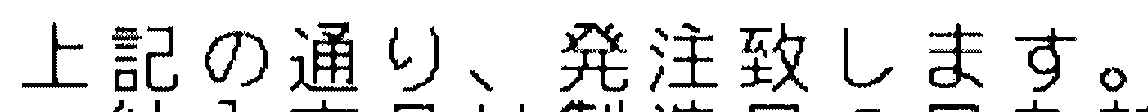
#> input picture CV2/test_image/1_A000100002001_49.png, 1148 x 112 px, found by its file name
$ python my_main.py
#> lines starting #> are read from the running program, lines starting #| are printed output that depends on the picture; after the words box and inside, x2 and y2 are one past the last pixel; in counts of white or black regions, pixels touching at a corner belong together
#> further down, img is the input picture: shape (112, 1148, 3); 88.6% white; 46 black regions (2 under 20 px), largest, box (x1, y1, x2, y2) and area: (560, 23, 628, 92) 1508, (313, 22, 353, 85) 1251, (929, 23, 983, 88) 1017
import cv2 as cv
import numpy as np


def process_image(img):
    '''
    process an image and return the same image with letter dectection using contour
    Input: a Matlike image
    Output: a MatLike image with rectangle
    '''
    gray_image = cv.cvtColor(img, cv.COLOR_BGR2GRAY)
    threshold, thresh_img = cv.threshold(gray_image, 128, 255, cv.THRESH_BINARY)
    kernel = np.zeros((5, 5), np.uint8)
    dilate = cv.dilate(thresh_img, kernel, iterations=1)
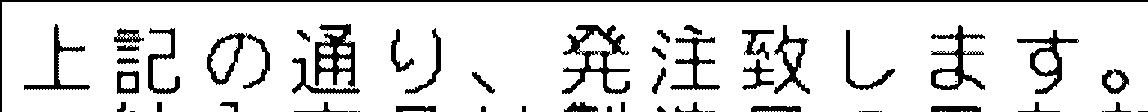
#> dilate: shape (112, 1148); 87.1% white; 55 black regions (11 under 20 px), largest, box (x1, y1, x2, y2) and area: (0, 0, 1148, 112) 2516, (562, 25, 630, 94) 1508, (315, 24, 355, 87) 1251
    canny = cv.Canny(thresh_img, 144, 175)
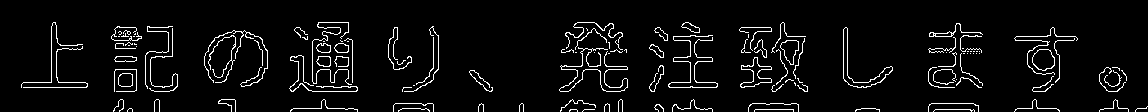
#> canny: shape (112, 1148); 5.1% white in thin lines or dots, all inside (x1, y1, x2, y2) = (21, 22, 1148, 112)
    kernel = np.ones((5, 5), np.uint8)
    gradient = cv.morphologyEx(canny, cv.MORPH_GRADIENT, kernel)
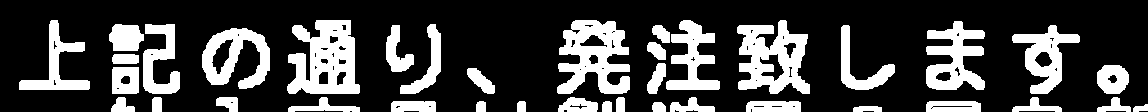
#> gradient: shape (112, 1148); 25.4% white; 38 white regions

    # Find contours in the binary mask
    contours, _ = cv.findContours(gradient, cv.RETR_EXTERNAL, cv.CHAIN_APPROX_SIMPLE)
#> contours = 38 contours; largest, box (x1, y1, x2, y2) and area: (287, 20, 360, 94) 3805, (737, 20, 810, 94) 3460, (557, 20, 630, 94) 3403, (202, 28, 270, 89) 2391, (926, 21, 985, 90) 2290
    gradient = cv.cvtColor(gradient, cv.COLOR_GRAY2BGR)
#> gradient: shape (112, 1148, 3); 25.4% white; 38 white regions, largest, box (x1, y1, x2, y2) and area: (287, 20, 360, 94) 3656, (557, 20, 630, 94) 3325, (737, 20, 810, 94) 3260

    height, width = gradient.shape[:2]
#> height = 112; width = 1148
    bounding_rects = [cv.boundingRect(contour) for contour in contours]
#> bounding_rects = 38 items, first 6: (853, 106, 29, 6), (1133, 104, 15, 8), (652, 102, 14, 10), (926, 101, 55, 11), (746, 101, 55, 11), (602, 101, 10, 11)

    # A function to check if two rectangles overlap
    def rectangles_overlap(rect1, rect2):
        return (
            rect1[0] < rect2[0] + rect2[2]  and
            rect1[0] + rect1[2] > rect2[0] and
            rect1[1] < rect2[1] + rect2[3]  and
            rect1[1] + rect1[3]  > rect2[1]
        )

    def merge_overlapping_rectangles(rectangles):
        merged_rectangles = []
        mark_for_deletion = []

        for i in range(len(rectangles)):
            for j in range(i + 1, len(rectangles)):
                if rectangles_overlap(rectangles[i], rectangles[j]):
                    # Calculate the new bounding rectangle that includes both rectangles
                    new_x = min(rectangles[i][0], rectangles[j][0])
                    new_y = min(rectangles[i][1], rectangles[j][1])
                    new_w = max(rectangles[i][0] + rectangles[i][2], rectangles[j][0] + rectangles[j][2]) - new_x
                    new_h = max(rectangles[i][1] + rectangles[i][3], rectangles[j][1] + rectangles[j][3]) - new_y

                    # Add the merged rectangle to the list
                    merged_rectangles.append((new_x, new_y, new_w, new_h))
                    mark_for_deletion.append(rectangles[i])
                    mark_for_deletion.append(rectangles[j])
#> this loop made 38 passes
#> after the loop, mark_for_deletion = [(647, 42, 19, 18), (652, 25, 18, 18), (652, 25, 18, 18), (666, 20, 54, 70), (386, 25, 28, 47), (400, 24, 41, 70), (143, 24, 37, 70), (109, 24, 35, 27)]; merged_rectangles = [(647, 25, 23, 35), (652, 20, 68, 70), (386, 24, 55, 70), (109, 24, 71, 70)]


        # Remove rectangles marked for deletion
        rectangles = [rect for rect in rectangles if rect not in mark_for_deletion]
#> rectangles = 31 items, first 6: (853, 106, 29, 6), (1133, 104, 15, 8), (652, 102, 14, 10), (926, 101, 55, 11), (746, 101, 55, 11), (602, 101, 10, 11)

        # Add the newly created rectangles
        rectangles.extend(merged_rectangles)

        # Check if any further merging is needed
        if len(merged_rectangles) >0:
            return merge_overlapping_rectangles(rectangles)
#> the loop in merge_overlapping_rectangles (call 2), `for i in range(len(rectangles)):` made 35 passes
        else: return rectangles


# Call the recursive function
    final_rectangles = merge_overlapping_rectangles(bounding_rects)
#> final_rectangles has the same summary as rectangles in merge_overlapping_rectangles

# Draw rectangles on the image
    for location in final_rectangles:
        if location[1] + location[3] != height:
            cv.rectangle(img, (location[0], location[1]), (location[0] + location[2], location[1] + location[3]), (255, 0, 0), 2)
#> this loop made 31 passes
#> location on passes 1 to 12: (853, 106, 29, 6), (1133, 104, 15, 8), (652, 102, 14, 10), (926, 101, 55, 11), (746, 101, 55, 11), (602, 101, 10, 11), (517, 101, 9, 11), (476, 101, 10, 11), (391, 101, 45, 11), (1097, 97, 34, 15), (1012, 97, 50, 15), (670, 97, 45, 15)
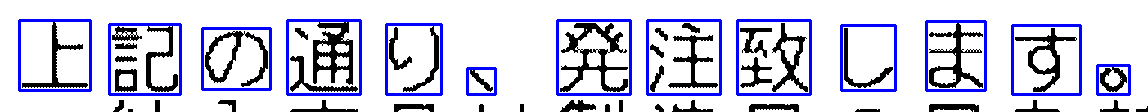
#> img: shape (112, 1148, 3); 7.53% of pixels changed, all inside (x1, y1, x2, y2) = (18, 19, 1131, 96)

    return img

# Process each image and display the result
img = cv.imread('CV2/test_image/1_A000100002001_49.png')
# img = cv.imread('CV2/test_image/1_A000100002001_50.png')
processed_image = process_image(img)
cv.imshow('Processed Image', processed_image)
cv.waitKey(0)

cv.destroyAllWindows()

$ run again, with CV2/test_image/1_A000100002001_50.png copied over CV2/test_image/1_A000100002001_49.png
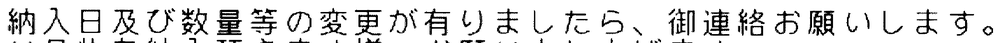
#> input picture CV2/test_image/1_A000100002001_50.png, 1000 x 43 px, shrunk from 2575 x 111 before the run, found by its file name
#> img is the input picture: shape (43, 1000, 3); min 0, max 255, mean 221.6
#> thresh_img: shape (43, 1000); 87.1% white; black in thin lines or dots, all inside (x1, y1, x2, y2) = (8, 8, 993, 43)
#> dilate: shape (43, 1000); 82.8% white; 88 black regions (42 under 20 px), largest, box (x1, y1, x2, y2) and area: (0, 0, 1000, 43) 2082, (811, 13, 836, 38) 306, (706, 11, 731, 38) 300
#> canny: shape (43, 1000); 9.4% white in thin lines or dots, all inside (x1, y1, x2, y2) = (7, 7, 993, 43)
#> in process_image, `gradient = cv.morphologyEx(canny, cv.MORPH_GRADIENT, kernel)`:
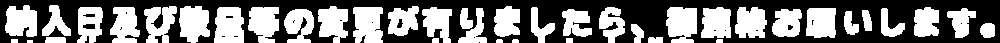
#> gradient: shape (43, 1000); 45.8% white; 40 white regions (1 under 20 px)
#> contours = 40 contours, 5 with area under 20; largest, box (x1, y1, x2, y2) and area: (214, 7, 244, 43) 905, (353, 7, 383, 43) 868, (666, 7, 697, 43) 860, (179, 6, 210, 43) 836, (248, 7, 279, 43) 796
#> bounding_rects = 40 items, first 6: (27, 40, 6, 3), (716, 39, 7, 4), (512, 39, 7, 4), (496, 39, 7, 4), (11, 39, 7, 4), (566, 38, 7, 5)
#> the loop in merge_overlapping_rectangles, `for i in range(len(rectangles)):` made 40 passes
#> after the loop in merge_overlapping_rectangles, `for i in range(len(rectangles)):`: mark_for_deletion = [(432, 38, 7, 5), (422, 7, 30, 36), (458, 8, 29, 35), (460, 8, 13, 21)]; merged_rectangles = [(422, 7, 30, 36), (458, 8, 29, 35)]
#> rectangles = 36 items, first 6: (27, 40, 6, 3), (716, 39, 7, 4), (512, 39, 7, 4), (496, 39, 7, 4), (11, 39, 7, 4), (566, 38, 7, 5)
#> the loop in merge_overlapping_rectangles (call 2), `for i in range(len(rectangles)):` made 38 passes
#> final_rectangles = 38 items, first 6: (27, 40, 6, 3), (716, 39, 7, 4), (512, 39, 7, 4), (496, 39, 7, 4), (11, 39, 7, 4), (566, 38, 7, 5)
#> the loop in process_image, `for location in final_rectangles:` made 38 passes
#> after the loop in process_image, `for location in final_rectangles:`:
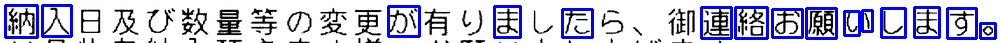
#> img: shape (43, 1000, 3); 11.15% of pixels changed, all inside (x1, y1, x2, y2) = (4, 4, 997, 40)

$ run again, with CV2/test_image/2_A000100003001_21.png copied over CV2/test_image/1_A000100002001_49.png
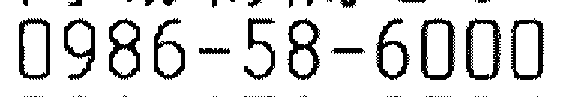
#> input picture CV2/test_image/2_A000100003001_21.png, 562 x 97 px, found by its file name
#> img is the input picture: shape (97, 562, 3); 85.3% white; 71 black regions (48 under 20 px), largest, box (x1, y1, x2, y2) and area: (466, 18, 501, 80) 827, (421, 18, 455, 80) 820, (287, 18, 320, 80) 790
#> dilate: shape (97, 562); 83% white; 13 black regions, largest, box (x1, y1, x2, y2) and area: (0, 0, 562, 97) 1843, (468, 20, 503, 82) 827, (423, 20, 457, 82) 820
#> canny: shape (97, 562); 6.7% white in thin lines or dots
#> in process_image, `gradient = cv.morphologyEx(canny, cv.MORPH_GRADIENT, kernel)`:
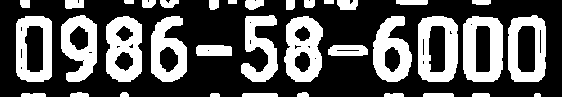
#> gradient: shape (97, 562); 34.4% white; 36 white regions
#> contours = 36 contours, 1 with area under 20; largest, box (x1, y1, x2, y2) and area: (418, 16, 458, 82) 2359, (463, 16, 503, 82) 2358, (508, 15, 546, 82) 2250, (16, 16, 52, 82) 2174, (284, 16, 323, 82) 2008
#> bounding_rects = 36 items, first 6: (534, 93, 7, 4), (472, 93, 18, 4), (423, 93, 31, 4), (384, 93, 20, 4), (242, 93, 36, 4), (210, 93, 10, 4)
#> the loop in merge_overlapping_rectangles, `for i in range(len(rectangles)):` made 36 passes
#> after the loop in merge_overlapping_rectangles, `for i in range(len(rectangles)):`: mark_for_deletion = []
#> rectangles has the same summary as bounding_rects in process_image
#> final_rectangles has the same summary as bounding_rects
#> the loop in process_image, `for location in final_rectangles:` made 36 passes
#> after the loop in process_image, `for location in final_rectangles:`:
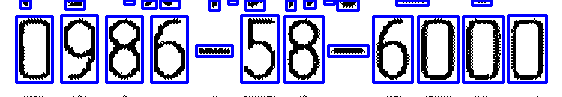
#> img: shape (97, 562, 3); 15.39% of pixels changed, all inside (x1, y1, x2, y2) = (15, 0, 548, 84)
